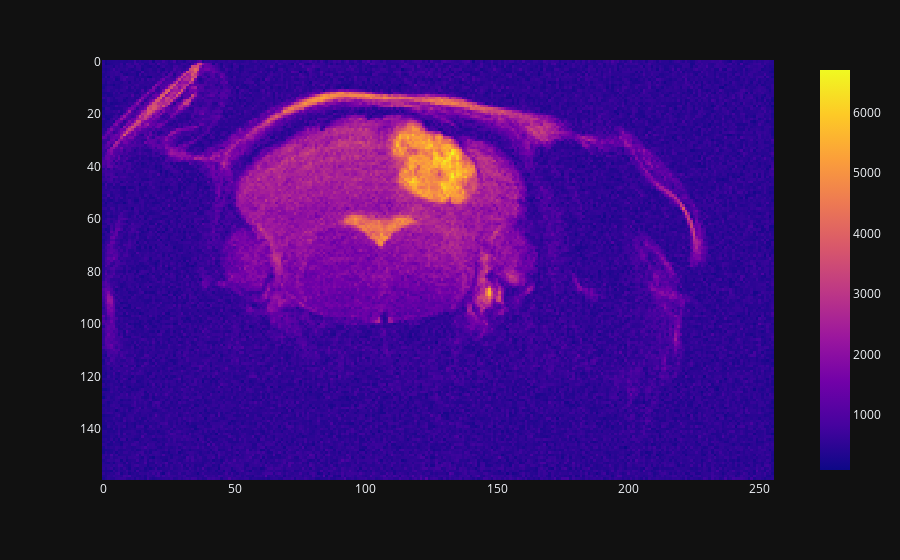

Notebook source saved alongside this figure:
### Code cell
import plotly.express as px
highres_data = bruker_dataset_highres.data
highres_data = dicom_data_arranger(bruker_dataset_highres, highres_fn).astype(np.float)

index = 3 # Image index 4/5, 3, 3 (choose?)
fig = px.imshow(highres_data[index, :,:])  # Image index 4/5, 3, 3 (choose?)
fig.show()

### Figure 1 — Plotly figure (JSON) as saved in the notebook; plotly's stock layout.template omitted (floating-point values rounded to 4 significant figures; data arrays with more than 128 entries replaced by an {"elided": "..."} marker saying what was removed)
{"data": [{"coloraxis": "coloraxis", "name": "0", "z": {"elided": "160x256 float values"}, "type": "heatmap", "xaxis": "x", "yaxis": "y", "hovertemplate": "x: %{x}<br>y: %{y}<br>color: %{z}<extra></extra>"}], "layout": {"xaxis": {"anchor": "y", "domain": [0.0, 1.0], "scaleanchor": "y", "constrain": "domain"}, "yaxis": {"anchor": "x", "domain": [0.0, 1.0], "autorange": "reversed", "constrain": "domain"}, "coloraxis": {"colorscale": [[0.0, "#0d0887"], [0.1111, "#46039f"], [0.2222, "#7201a8"], [0.3333, "#9c179e"], [0.4444, "#bd3786"], [0.5556, "#d8576b"], [0.6667, "#ed7953"], [0.7778, "#fb9f3a"], [0.8889, "#fdca26"], [1.0, "#f0f921"]]}, "margin": {"t": 60}}}
